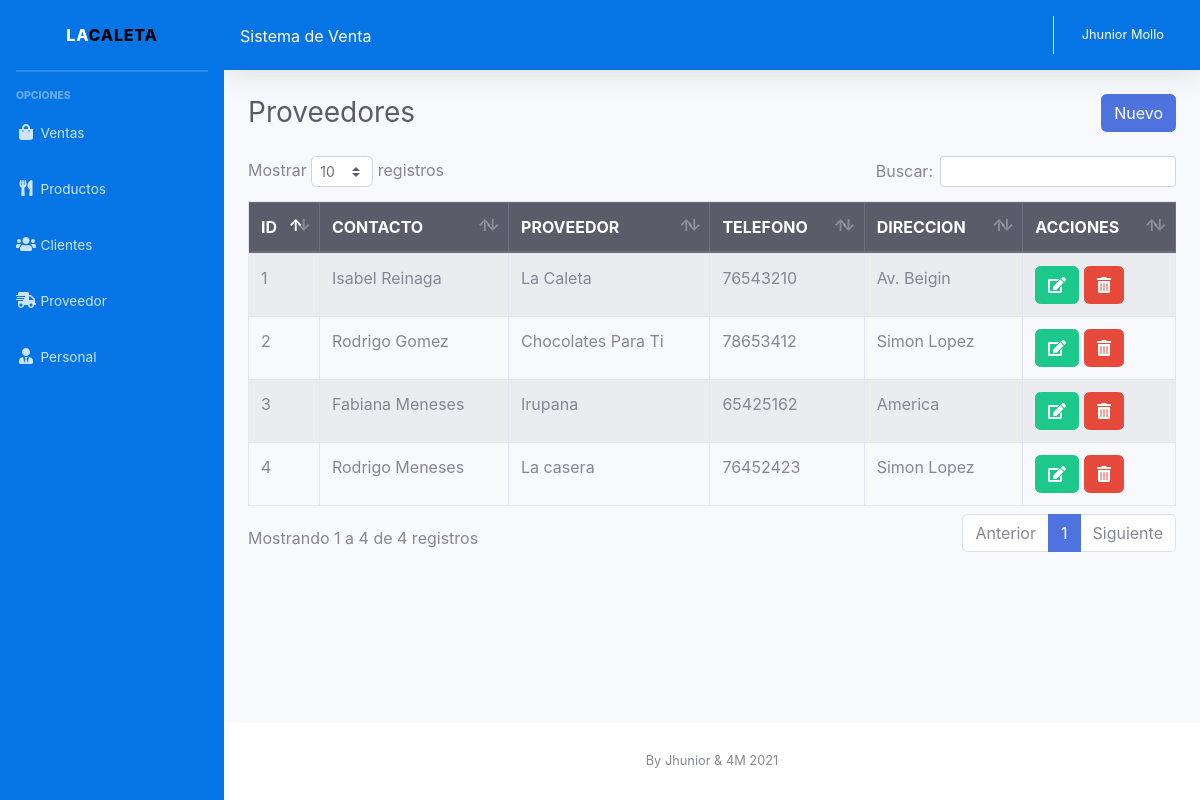
Screenshot of /Proyecto_Caleta/sistema/lista_proveedor.php (signed in) with the database file from the repository.
### tables this page shows
CREATE TABLE `proveedor` (
  `codproveedor` int(11) NOT NULL,
  `proveedor` varchar(100) NOT NULL,
  `contacto` varchar(100) NOT NULL,
  `telefono` int(11) NOT NULL,
  `direccion` varchar(100) NOT NULL,
  `usuario_id` int(11) NOT NULL
);

### Proyecto_Caleta/sistema/lista_proveedor.php (the view)
<?php include_once "includes/header.php"; ?>
<div class="container-fluid">
	<div class="d-sm-flex align-items-center justify-content-between mb-4">
		<h1 class="h3 mb-0 text-gray-800">Proveedores</h1>
		<a href="registro_proveedor.php" class="btn btn-primary">Nuevo</a>
	</div>
	<div class="row">
		<div class="col-lg-12">
			<div class="table-responsive">
				<table class="table table-striped table-bordered" id="table">
					<thead class="thead-dark">
						<tr>
							<th>ID</th>
							<th>CONTACTO</th>
							<th>PROVEEDOR</th>
							<th>TELEFONO</th>
							<th>DIRECCION</th>
							<?php if ($_SESSION['rol'] == 1) { ?>
							<th>ACCIONES</th>
							<?php } ?>
						</tr>
					</thead>
					<tbody>
						<?php
						include "../conexion.php";
						$query = mysqli_query($conexion, "SELECT * FROM proveedor");
						$result = mysqli_num_rows($query);
						if ($result > 0) {
							while ($data = mysqli_fetch_assoc($query)) { ?>
								<tr>
									<td><?php echo $data['codproveedor']; ?></td>
									<td><?php echo $data['contacto']; ?></td>
									<td><?php echo $data['proveedor']; ?></td>
									<td><?php echo $data['telefono']; ?></td>
									<td><?php echo $data['direccion']; ?></td>
									<?php if ($_SESSION['rol'] == 1) { ?>
									<td>
										<a href="editar_proveedor.php?id=<?php echo $data['codproveedor']; ?>" class="btn btn-success"><i class='fas fa-edit'></i></a>
										<form action="eliminar_proveedor.php?id=<?php echo $data['codproveedor']; ?>" method="post" class="confirmar d-inline">
											<button class="btn btn-danger" type="submit"><i class='fas fa-trash-alt'></i> </button>
										</form>
									</td>
									<?php } ?>
								</tr>
						<?php }
						} ?>
					</tbody>
				</table>
			</div>
		</div>
	</div>
</div>
</div>
<?php include_once "includes/footer.php"; ?>

### rows the page displays
proveedor: codproveedor "1", contacto "Isabel Reinaga", proveedor "La Caleta", telefono "76543210", direccion "Av. Beigin"
proveedor: codproveedor "2", contacto "Rodrigo Gomez", proveedor "Chocolates Para Ti", telefono "78653412", direccion "Simon Lopez"
proveedor: codproveedor "3", contacto "Fabiana Meneses", proveedor "Irupana", telefono "65425162", direccion "America"
proveedor: codproveedor "4", contacto "Rodrigo Meneses", proveedor "La casera", telefono "76452423", direccion "Simon Lopez"

### other values shown
$_SESSION['nombre'] "Jhunior Mollo"
